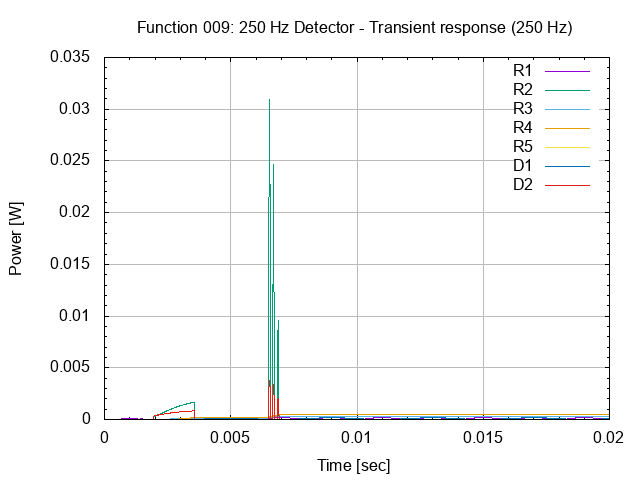

gnuplot code for this plot:
# setup terminal
set term png

# setup graph
set output "26.009.00.03.01.png"
set title "Function 009: 250 Hz Detector - Transient response (250 Hz)"

# setup Y-axis
set grid ytics lt 1 lw 1 lc rgb "#bbbbbb"
set mytics
set ylabel "Power [W]"

# setup X-axis
set grid xtics lt 1 lw 1 lc rgb "#bbbbbb"
set mxtics
set xrange [0:0.02]
set xlabel "Time [sec]"

# setup plot style
set style data lines
plot '26.009.00.03.01.dat' using 1:2 title "R1", \
     '26.009.00.03.01.dat' using 1:3 title "R2", \
     '26.009.00.03.01.dat' using 1:4 title "R3", \
     '26.009.00.03.01.dat' using 1:5 title "R4", \
     '26.009.00.03.01.dat' using 1:6 title "R5", \
     '26.009.00.03.01.dat' using 1:7 title "D1", \
     '26.009.00.03.01.dat' using 1:8 title "D2"

# set output back to default
set output

# reset terminal type
set terminal pop
